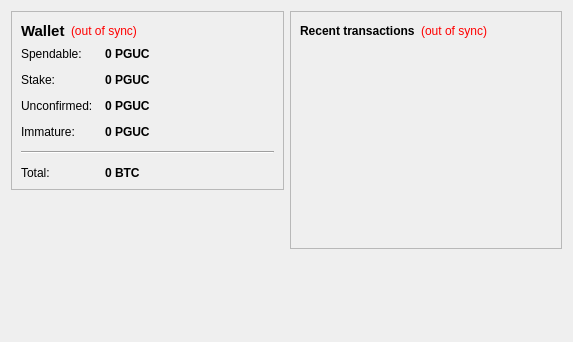
<?xml version="1.0" encoding="UTF-8"?>
<ui version="4.0">
 <class>OverviewPage</class>
 <widget class="QWidget" name="OverviewPage">
  <property name="geometry">
   <rect>
    <x>0</x>
    <y>0</y>
    <width>573</width>
    <height>342</height>
   </rect>
  </property>
  <property name="windowTitle">
   <string>Form</string>
  </property>
  <layout class="QHBoxLayout" name="horizontalLayout" stretch="1,1">
   <item>
    <layout class="QVBoxLayout" name="verticalLayout_2">
     <item>
      <widget class="QFrame" name="frame">
       <property name="frameShape">
        <enum>QFrame::StyledPanel</enum>
       </property>
       <property name="frameShadow">
        <enum>QFrame::Raised</enum>
       </property>
       <layout class="QVBoxLayout" name="verticalLayout_4">
        <item>
         <layout class="QHBoxLayout" name="horizontalLayout_4">
          <item>
           <widget class="QLabel" name="label_5">
            <property name="font">
             <font>
              <pointsize>11</pointsize>
              <weight>75</weight>
              <bold>true</bold>
             </font>
            </property>
            <property name="text">
             <string>Wallet</string>
            </property>
           </widget>
          </item>
          <item>
           <widget class="QLabel" name="labelWalletStatus">
            <property name="toolTip">
             <string>The displayed information may be out of date. Your wallet automatically synchronizes with the PGUCcoin network after a connection is established, but this process has not completed yet.</string>
            </property>
            <property name="styleSheet">
             <string notr="true">QLabel { color: red; }</string>
            </property>
            <property name="text">
             <string notr="true">(out of sync)</string>
            </property>
            <property name="alignment">
             <set>Qt::AlignLeading|Qt::AlignLeft|Qt::AlignVCenter</set>
            </property>
           </widget>
          </item>
          <item>
           <spacer name="horizontalSpacer_2">
            <property name="orientation">
             <enum>Qt::Horizontal</enum>
            </property>
            <property name="sizeHint" stdset="0">
             <size>
              <width>40</width>
              <height>20</height>
             </size>
            </property>
           </spacer>
          </item>
         </layout>
        </item>
        <item>
         <layout class="QFormLayout" name="formLayout_2">
          <property name="fieldGrowthPolicy">
           <enum>QFormLayout::AllNonFixedFieldsGrow</enum>
          </property>
          <property name="horizontalSpacing">
           <number>12</number>
          </property>
          <property name="verticalSpacing">
           <number>12</number>
          </property>
          <item row="0" column="0">
           <widget class="QLabel" name="label">
            <property name="text">
             <string>Spendable:</string>
            </property>
           </widget>
          </item>
          <item row="0" column="1">
           <widget class="QLabel" name="labelBalance">
            <property name="font">
             <font>
              <weight>75</weight>
              <bold>true</bold>
             </font>
            </property>
            <property name="cursor">
             <cursorShape>IBeamCursor</cursorShape>
            </property>
            <property name="toolTip">
             <string>Your current spendable balance</string>
            </property>
            <property name="text">
             <string notr="true">0 PGUC</string>
            </property>
            <property name="textInteractionFlags">
             <set>Qt::LinksAccessibleByMouse|Qt::TextSelectableByKeyboard|Qt::TextSelectableByMouse</set>
            </property>
           </widget>
          </item>
          <item row="1" column="0">
           <widget class="QLabel" name="label_6">
            <property name="text">
             <string>Stake:</string>
            </property>
           </widget>
          </item>
          <item row="1" column="1">
           <widget class="QLabel" name="labelStake">
            <property name="font">
             <font>
              <weight>75</weight>
              <bold>true</bold>
             </font>
            </property>
            <property name="cursor">
             <cursorShape>IBeamCursor</cursorShape>
            </property>
            <property name="toolTip">
             <string>Total of coins that was staked, and do not yet count toward the current balance</string>
            </property>
            <property name="text">
             <string notr="true">0 PGUC</string>
            </property>
            <property name="textInteractionFlags">
             <set>Qt::LinksAccessibleByMouse|Qt::TextSelectableByKeyboard|Qt::TextSelectableByMouse</set>
            </property>
           </widget>
          </item>
          <item row="2" column="0">
           <widget class="QLabel" name="label_3">
            <property name="text">
             <string>Unconfirmed:</string>
            </property>
           </widget>
          </item>
          <item row="2" column="1">
           <widget class="QLabel" name="labelUnconfirmed">
            <property name="font">
             <font>
              <weight>75</weight>
              <bold>true</bold>
             </font>
            </property>
            <property name="cursor">
             <cursorShape>IBeamCursor</cursorShape>
            </property>
            <property name="toolTip">
             <string>Total of transactions that have yet to be confirmed, and do not yet count toward the current balance</string>
            </property>
            <property name="text">
             <string notr="true">0 PGUC</string>
            </property>
            <property name="textInteractionFlags">
             <set>Qt::LinksAccessibleByMouse|Qt::TextSelectableByKeyboard|Qt::TextSelectableByMouse</set>
            </property>
           </widget>
          </item>
          <item row="3" column="0">
           <widget class="QLabel" name="labelImmatureText">
            <property name="text">
             <string>Immature:</string>
            </property>
           </widget>
          </item>
          <item row="3" column="1">
           <widget class="QLabel" name="labelImmature">
            <property name="font">
             <font>
              <weight>75</weight>
              <bold>true</bold>
             </font>
            </property>
            <property name="toolTip">
             <string>Mined balance that has not yet matured</string>
            </property>
            <property name="text">
             <string notr="true">0 PGUC</string>
            </property>
            <property name="textInteractionFlags">
             <set>Qt::LinksAccessibleByMouse|Qt::TextSelectableByKeyboard|Qt::TextSelectableByMouse</set>
            </property>
           </widget>
          </item>
          <item row="4" column="0" colspan="2">
           <widget class="Line" name="line">
            <property name="orientation">
             <enum>Qt::Horizontal</enum>
            </property>
           </widget>
          </item>
          <item row="5" column="0">
           <widget class="QLabel" name="labelTotalText">
            <property name="text">
             <string>Total:</string>
            </property>
           </widget>
          </item>
          <item row="5" column="1">
           <widget class="QLabel" name="labelTotal">
            <property name="font">
             <font>
              <weight>75</weight>
              <bold>true</bold>
             </font>
            </property>
            <property name="cursor">
             <cursorShape>IBeamCursor</cursorShape>
            </property>
            <property name="toolTip">
             <string>Your current total balance</string>
            </property>
            <property name="text">
             <string notr="true">0 BTC</string>
            </property>
            <property name="textInteractionFlags">
             <set>Qt::LinksAccessibleByMouse|Qt::TextSelectableByKeyboard|Qt::TextSelectableByMouse</set>
            </property>
           </widget>
          </item>
         </layout>
        </item>
       </layout>
      </widget>
     </item>
     <item>
      <spacer name="verticalSpacer">
       <property name="orientation">
        <enum>Qt::Vertical</enum>
       </property>
       <property name="sizeHint" stdset="0">
        <size>
         <width>20</width>
         <height>40</height>
        </size>
       </property>
      </spacer>
     </item>
    </layout>
   </item>
   <item>
    <layout class="QVBoxLayout" name="verticalLayout_3">
     <item>
      <widget class="QFrame" name="frame_2">
       <property name="frameShape">
        <enum>QFrame::StyledPanel</enum>
       </property>
       <property name="frameShadow">
        <enum>QFrame::Raised</enum>
       </property>
       <layout class="QVBoxLayout" name="verticalLayout">
        <item>
         <layout class="QHBoxLayout" name="horizontalLayout_2">
          <item>
           <widget class="QLabel" name="label_4">
            <property name="text">
             <string>&lt;b&gt;Recent transactions&lt;/b&gt;</string>
            </property>
           </widget>
          </item>
          <item>
           <widget class="QLabel" name="labelTransactionsStatus">
            <property name="toolTip">
             <string>The displayed information may be out of date. Your wallet automatically synchronizes with the PGUCcoin network after a connection is established, but this process has not completed yet.</string>
            </property>
            <property name="styleSheet">
             <string notr="true">QLabel { color: red; }</string>
            </property>
            <property name="text">
             <string notr="true">(out of sync)</string>
            </property>
            <property name="alignment">
             <set>Qt::AlignRight|Qt::AlignTrailing|Qt::AlignVCenter</set>
            </property>
           </widget>
          </item>
          <item>
           <spacer name="horizontalSpacer">
            <property name="orientation">
             <enum>Qt::Horizontal</enum>
            </property>
            <property name="sizeHint" stdset="0">
             <size>
              <width>40</width>
              <height>20</height>
             </size>
            </property>
           </spacer>
          </item>
         </layout>
        </item>
        <item>
         <widget class="QListView" name="listTransactions">
          <property name="styleSheet">
           <string notr="true">QListView { background: transparent; }</string>
          </property>
          <property name="frameShape">
           <enum>QFrame::NoFrame</enum>
          </property>
          <property name="verticalScrollBarPolicy">
           <enum>Qt::ScrollBarAlwaysOff</enum>
          </property>
          <property name="horizontalScrollBarPolicy">
           <enum>Qt::ScrollBarAlwaysOff</enum>
          </property>
          <property name="selectionMode">
           <enum>QAbstractItemView::NoSelection</enum>
          </property>
         </widget>
        </item>
       </layout>
      </widget>
     </item>
     <item>
      <spacer name="verticalSpacer_2">
       <property name="orientation">
        <enum>Qt::Vertical</enum>
       </property>
       <property name="sizeHint" stdset="0">
        <size>
         <width>20</width>
         <height>40</height>
        </size>
       </property>
      </spacer>
     </item>
    </layout>
   </item>
  </layout>
 </widget>
 <resources/>
 <connections/>
</ui>
